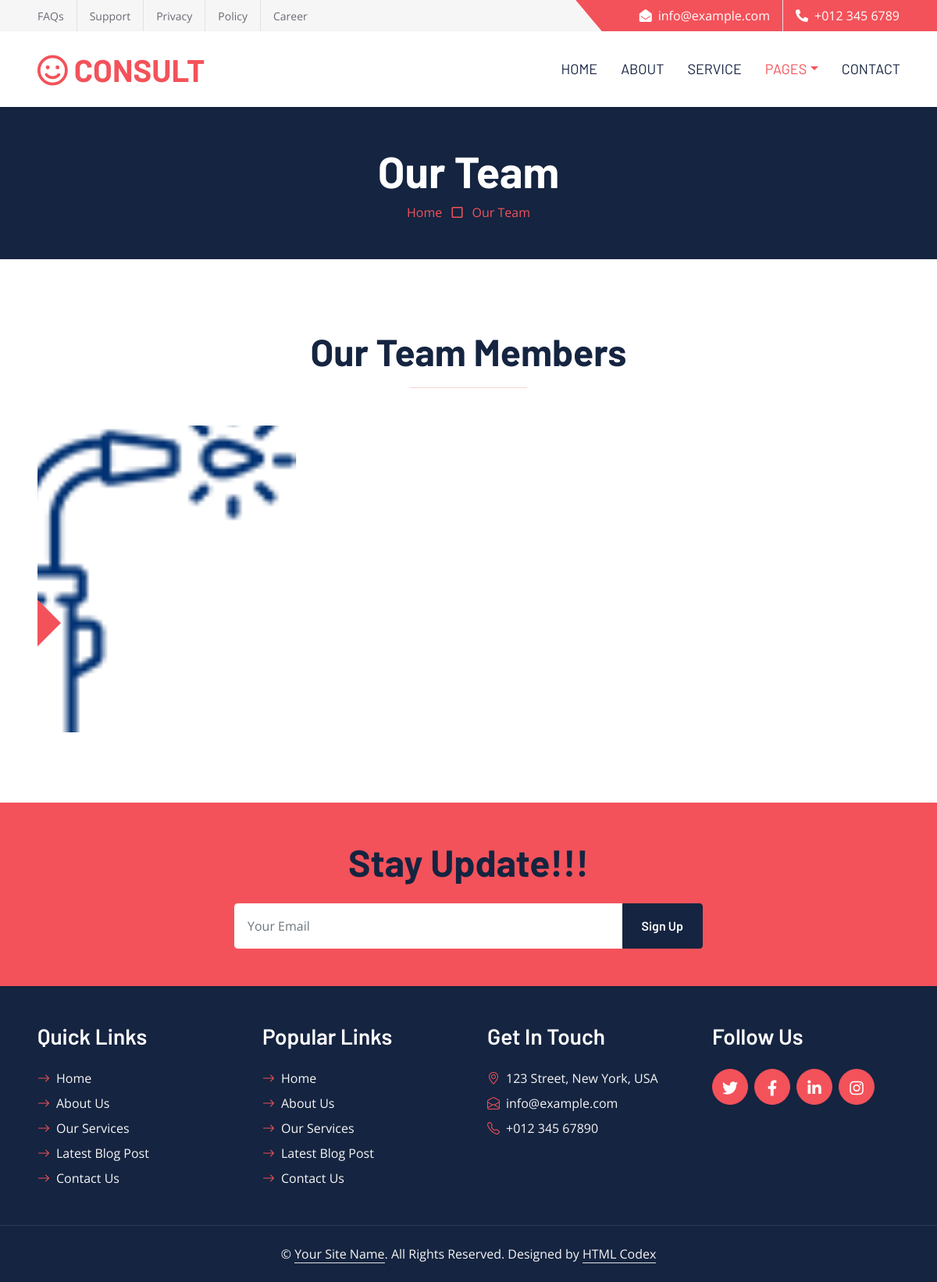
Before: /team/ with the older database file.
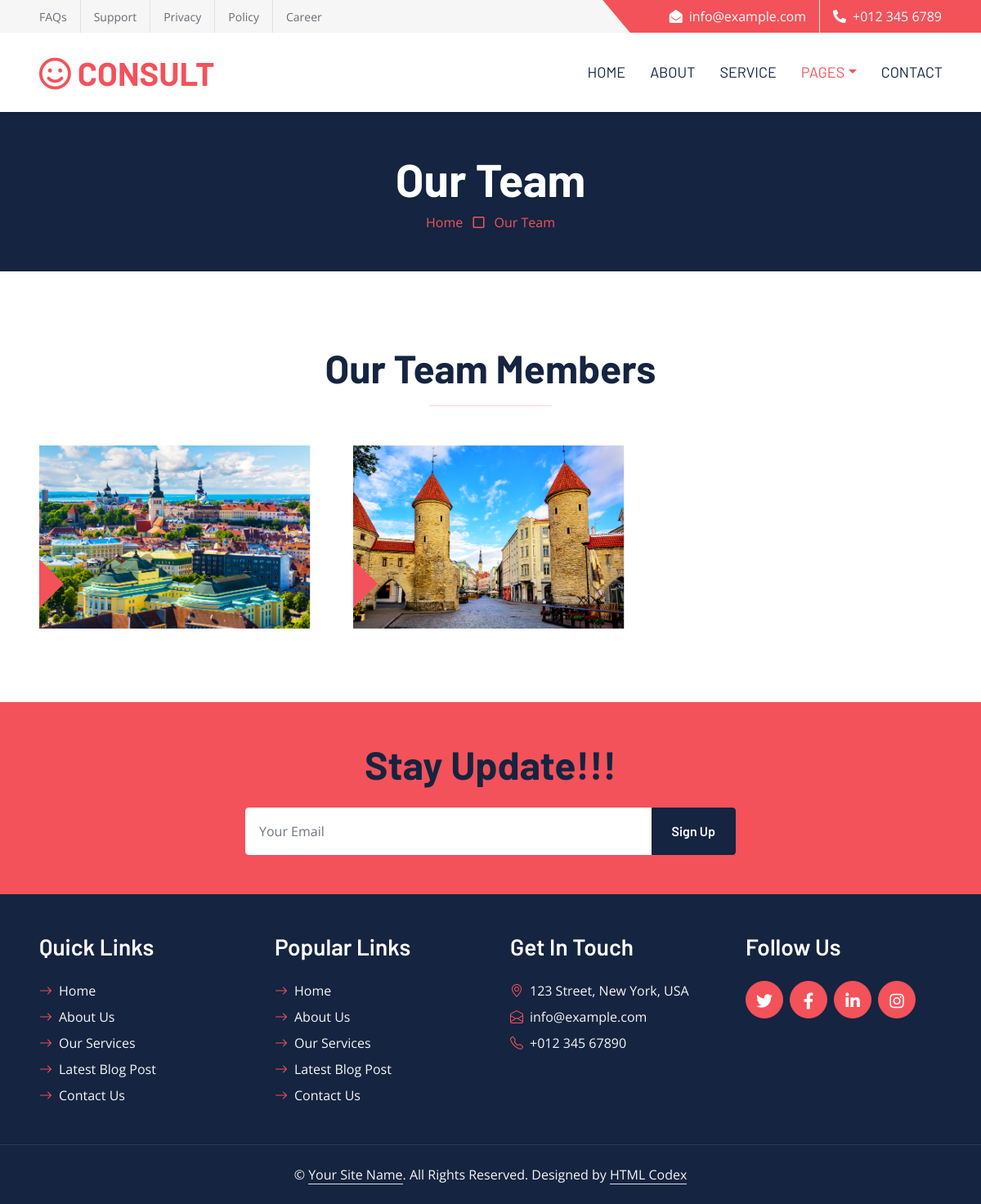
After: the same page with the newer database file.
### my_app/models.py (models this page shows, shortened)
class Team(DateMixin):
    name = models.CharField(max_length=255,verbose_name='ad')
    position = models.CharField(max_length=255,verbose_name='vezifesi')
    image = models.ImageField(upload_to=Uploader.upload_photo_to_team)
    class Meta:
     ordering = ('name',)
     verbose_name = 'comanda'
     verbose_name_plural = 'comanda'

### my_app/views.py (the view)
# urls.py: path('team/',team_view,name = 'team'),
def team_view(request):
    comanda = Team.objects.all()
    context = {
        'comanda':comanda
    }
    return render(request,'team.html',context)

### templates/team.html (shortened to what this page needs)
{% load static %}
<!DOCTYPE html>
<html lang="en">
<head>
    <link href="https://cdnjs.cloudflare.com/ajax/libs/font-awesome/5.10.0/css/all.min.css" rel="stylesheet">
    <link href="https://cdn.jsdelivr.net/npm/bootstrap-icons@1.4.1/font/bootstrap-icons.css" rel="stylesheet">
    <link href="{% static 'lib/owlcarousel/assets/owl.carousel.min.css' %}" rel="stylesheet">
    <link href="{% static 'css/bootstrap.min.css' %}" rel="stylesheet">
    <link href="{% static 'css/style.css' %}" rel="stylesheet">
</head>
<div>
    <div class="container-fluid bg-secondary ps-5 pe-0 d-none d-lg-block">
        <div class="row gx-0">
            <div class="col-md-6 text-center text-lg-start mb-2 mb-lg-0">
                <div class="d-inline-flex align-items-center">
                    <a class="text-body py-2 pe-3 border-end" href=""><small>FAQs</small></a>
                    <a class="text-body py-2 px-3 border-end" href=""><small>Support</small></a>
                    <a class="text-body py-2 px-3 border-end" href=""><small>Privacy</small></a>
                    <a class="text-body py-2 px-3 border-end" href=""><small>Policy</small></a>
                    <a class="text-body py-2 ps-3" href=""><small>Career</small></a>
                </div>
            </div>
            <div class="col-md-6 text-center text-lg-end">
                <div class="position-relative d-inline-flex align-items-center bg-primary text-white top-shape px-5">
                    <div class="me-3 pe-3 border-end py-2">
                        <p class="m-0"><i class="fa fa-envelope-open me-2"></i>info@example.com</p>
                    </div>
                    <div class="py-2">
                        <p class="m-0"><i class="fa fa-phone-alt me-2"></i>+012 345 6789</p>
                    </div>
                </div>
            </div>
        </div>
    </div>
    <nav class="navbar navbar-expand-lg bg-white navbar-light shadow-sm px-5 py-3 py-lg-0">
        <a href="index.html" class="navbar-brand p-0">
            <h1 class="m-0 text-uppercase text-primary"><i class="far fa-smile text-primary me-2"></i>consult</h1>
        </a>
        <div class="collapse navbar-collapse" id="navbarCollapse">
            <div class="navbar-nav ms-auto py-0 me-n3">
                <a href="index.html" class="nav-item nav-link">Home</a>
                <a href="about.html" class="nav-item nav-link">About</a>
                <a href="service.html" class="nav-item nav-link">Service</a>
                <div class="nav-item dropdown">
                    <a href="#" class="nav-link dropdown-toggle active" data-bs-toggle="dropdown">Pages</a>
                </div>
                <a href="contact.html" class="nav-item nav-link">Contact</a>
            </div>
        </div>
    </nav>
    <div class="container-fluid bg-dark p-5">
        <div class="row">
            <div class="col-12 text-center">
                <h1 class="display-4 text-white">Our Team</h1>
                <a href="">Home</a>
                <i class="far fa-square text-primary px-2"></i>
                <a href="">Our Team</a>
            </div>
        </div>
    </div>
    <div class="container-fluid py-6 px-5">
        <div class="text-center mx-auto mb-5" style="max-width: 600px;">
            <h1 class="display-5 mb-0">Our Team Members</h1>
            <hr class="w-25 mx-auto bg-primary">
        </div>
        <div class="row g-5">
            {% for c in comanda %}
            <div class="col-lg-4">
                <div class="team-item position-relative overflow-hidden">
                    <img class="img-fluid w-100" src="{{c.image.url}}" alt="">
                </div>
            </div>
            {% endfor %}
        </div>
    </div>
    <div class="container-fluid bg-primary text-secondary p-5">
        <div class="row g-5">
            <div class="col-12 text-center">
                <h1 class="display-5 mb-4">Stay Update!!!</h1>
                <form class="mx-auto" style="max-width: 600px;">
                    <div class="input-group">
                        <input type="text" class="form-control border-white p-3" placeholder="Your Email">
                        <button class="btn btn-dark px-4">Sign Up</button>
                    </div>
                </form>
            </div>
        </div>
    </div>
    <div class="container-fluid bg-dark text-secondary p-5">
        <div class="row g-5">
            <div class="col-lg-3 col-md-6">
                <h3 class="text-white mb-4">Quick Links</h3>
                <div class="d-flex flex-column justify-content-start">
                    <a class="text-secondary mb-2" href="#"><i class="bi bi-arrow-right text-primary me-2"></i>Home</a>
                    <a class="text-secondary mb-2" href="#"><i class="bi bi-arrow-right text-primary me-2"></i>About Us</a>
                    <a class="text-secondary mb-2" href="#"><i class="bi bi-arrow-right text-primary me-2"></i>Our Services</a>
                    <a class="text-secondary mb-2" href="#"><i class="bi bi-arrow-right text-primary me-2"></i>Latest Blog Post</a>
                    <a class="text-secondary" href="#"><i class="bi bi-arrow-right text-primary me-2"></i>Contact Us</a>
                </div>
            </div>
            <div class="col-lg-3 col-md-6">
                <h3 class="text-white mb-4">Popular Links</h3>
                <div class="d-flex flex-column justify-content-start">
                    <a class="text-secondary mb-2" href="#"><i class="bi bi-arrow-right text-primary me-2"></i>Home</a>
                    <a class="text-secondary mb-2" href="#"><i class="bi bi-arrow-right text-primary me-2"></i>About Us</a>
                    <a class="text-secondary mb-2" href="#"><i class="bi bi-arrow-right text-primary me-2"></i>Our Services</a>
                    <a class="text-secondary mb-2" href="#"><i class="bi bi-arrow-right text-primary me-2"></i>Latest Blog Post</a>
                    <a class="text-secondary" href="#"><i class="bi bi-arrow-right text-primary me-2"></i>Contact Us</a>
                </div>
            </div>
            <div class="col-lg-3 col-md-6">
                <h3 class="text-white mb-4">Get In Touch</h3>
                <p class="mb-2"><i class="bi bi-geo-alt text-primary me-2"></i>123 Street, New York, USA</p>
                <p class="mb-2"><i class="bi bi-envelope-open text-primary me-2"></i>info@example.com</p>
                <p class="mb-0"><i class="bi bi-telephone text-primary me-2"></i>+012 345 67890</p>
            </div>
            <div class="col-lg-3 col-md-6">
                <h3 class="text-white mb-4">Follow Us</h3>
                <div class="d-flex">
                    <a class="btn btn-lg btn-primary btn-lg-square rounded-circle me-2" href="#"><i class="fab fa-twitter fw-normal"></i></a>
                    <a class="btn btn-lg btn-primary btn-lg-square rounded-circle me-2" href="#"><i class="fab fa-facebook-f fw-normal"></i></a>
                    <a class="btn btn-lg btn-primary btn-lg-square rounded-circle me-2" href="#"><i class="fab fa-linkedin-in fw-normal"></i></a>
                    <a class="btn btn-lg btn-primary btn-lg-square rounded-circle" href="#"><i class="fab fa-instagram fw-normal"></i></a>
                </div>
            </div>
        </div>
    </div>
    <div class="container-fluid bg-dark text-secondary text-center border-top py-4 px-5" style="border-color: rgba(256, 256, 256, .1) !important;">
        <p class="m-0">&copy; <a class="text-secondary border-bottom" href="#">Your Site Name</a>. All Rights Reserved. Designed by <a class="text-secondary border-bottom" href="https://htmlcodex.com">HTML Codex</a></p>
    </div>
</body>
</html>

### static/css/style.css (style rules this page uses)
:root { --primary: #F3525A; --secondary: #F6F6F6; --light: #FFFFFF; --dark: #152440; }
h1, h2, .font-weight-bold { font-weight: 700 !important; }
h3, h4, .font-weight-semi-bold { font-weight: 600 !important; }
.py-6 { padding-top: 90px; padding-bottom: 90px; }
.btn { font-family: 'Barlow', sans-serif; font-weight: 600; transition: .5s; }
.btn-primary { color: #FFFFFF; }
.btn-lg-square { width: 46px; height: 46px; }
.btn-square, .btn-sm-square, .btn-lg-square { padding-left: 0; padding-right: 0; text-align: center; }
.top-shape::before { position: absolute; content: ""; width: 35px; height: 100%; top: 0; left: -17px; background: var(--primary); transform: skew(40deg); }
.navbar-light .navbar-nav .nav-link { font-family: 'Barlow', sans-serif; padding: 35px 15px; font-size: 18px; text-transform: uppercase; color: var(--dark); outline: none; transition: .5s; }
.navbar-light .navbar-nav .nav-link:hover, .navbar-light .navbar-nav .nav-link.active { color: var(--primary); }
.team-item img { transform: scale(1.15); margin-left: -30px; transition: .5s; }

Changed rows visible on the page:
changed Team (number 1 of 2 on the later page): image: a different picture
added Team: image (picture)
